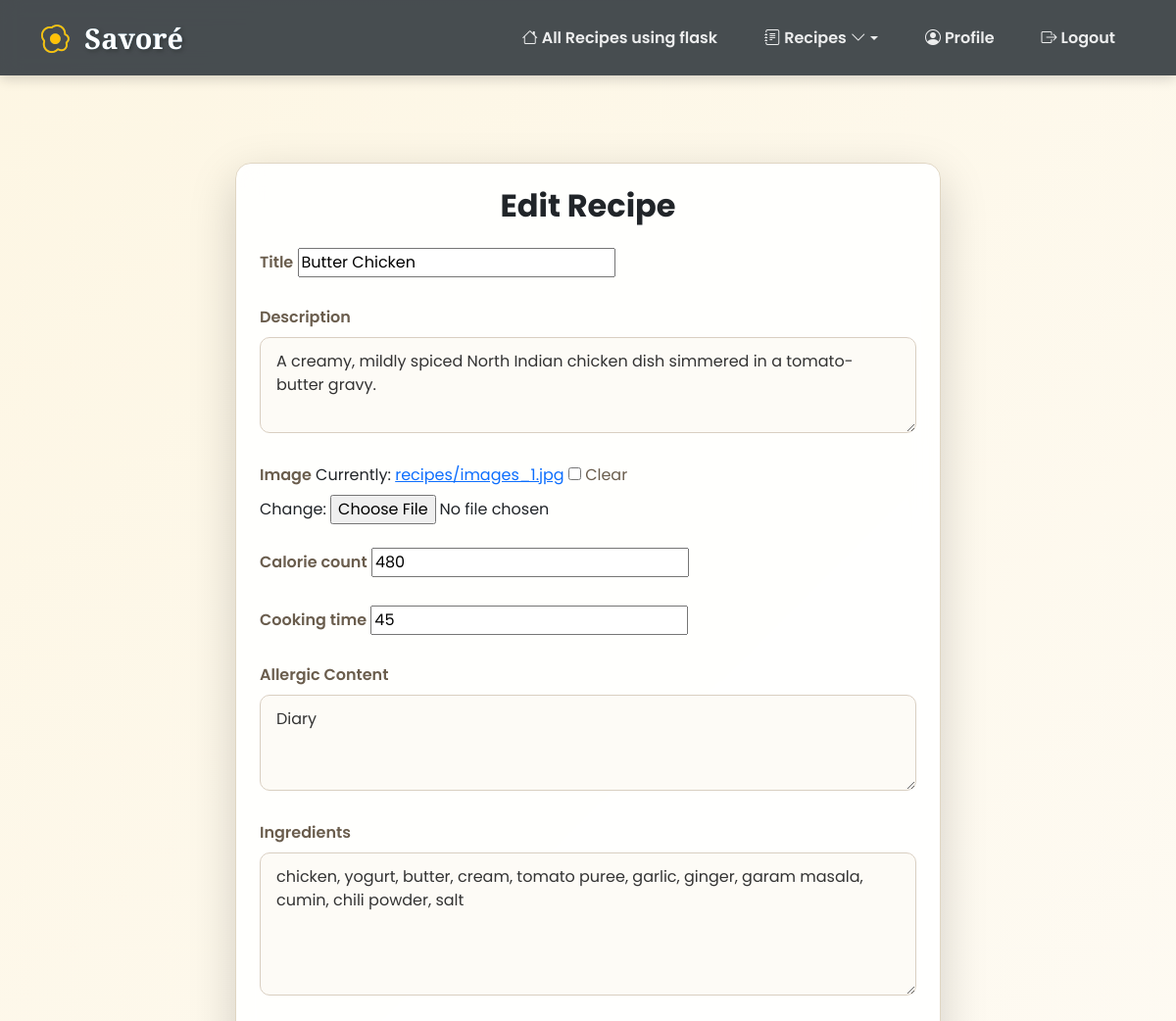
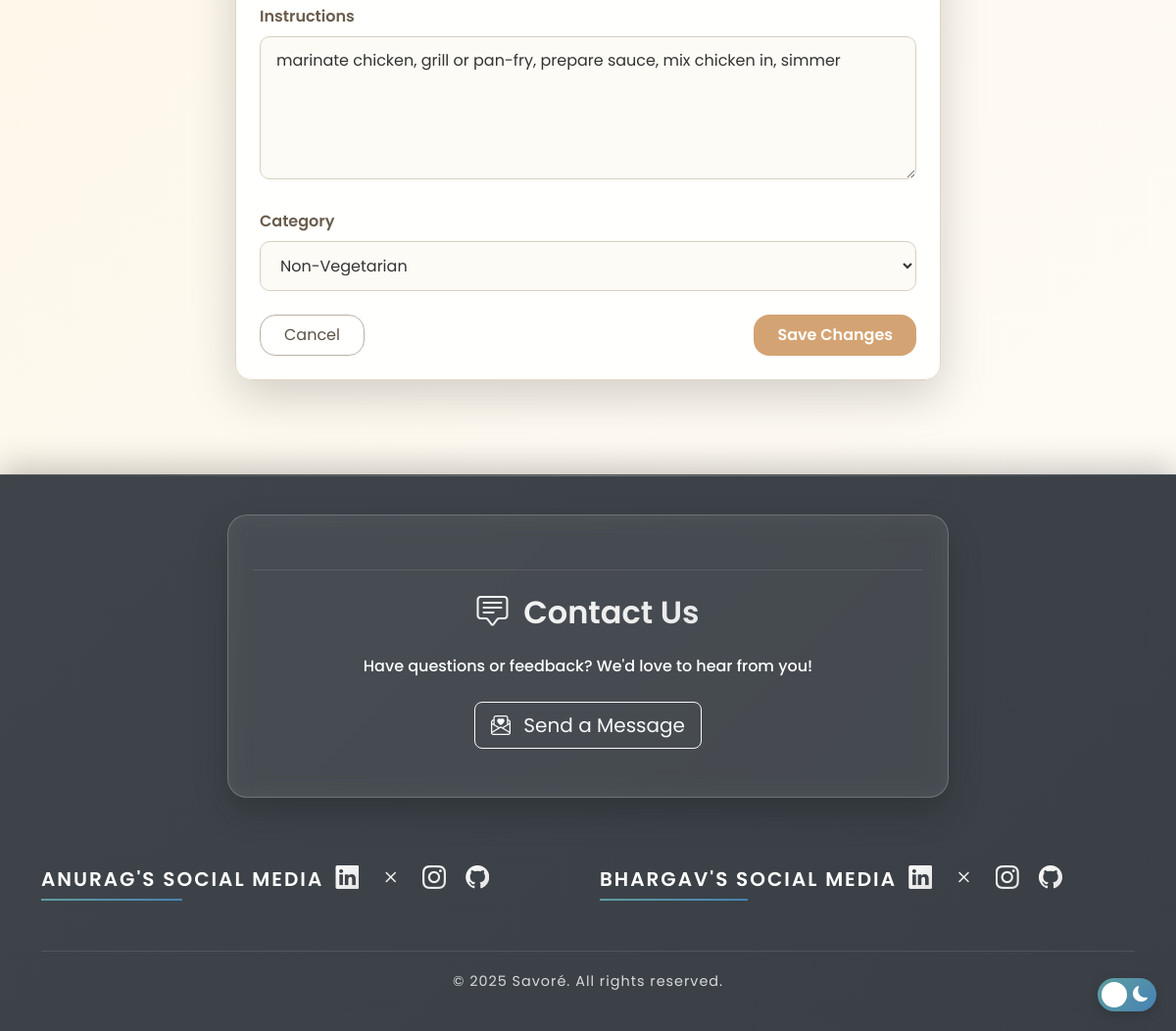
The page /recipe/3/edit/ (signed in) on the database its author committed (2 pictures, top to bottom).
### recipe_app/models.py (models this page shows, shortened)
class Recipe(models.Model):
    CATEGORY_CHOICES = [
        ('veg', 'Vegetarian'),
        ('nonveg', 'Non-Vegetarian'),
    ]
    user  = models.ForeignKey(CustomUser, on_delete=models.CASCADE, null=True)
    title = models.CharField(max_length=255)
    description = models.TextField()
    ingredients = models.TextField(help_text="Enter ingredients separated by commas")
    image = models.ImageField(upload_to='recipes/', blank=True, null=True)
    calorie_count = models.IntegerField(help_text="Calories in kcal")
    cooking_time = models.IntegerField(help_text="Time in minutes")
    allergic_content = models.CharField(max_length=255, blank=True, null=True)
    cooking_method = models.TextField(help_text="Enter steps separated by commas")
    category = models.CharField(
        max_length=10,
        choices=CATEGORY_CHOICES,
        default='veg',
        help_text="Select whether the recipe is Veg or Non-Veg"
    )
    created_by = models.ForeignKey(
        settings.AUTH_USER_MODEL,
        on_delete=models.CASCADE,
        related_name="recipes"
    )
    created_at = models.DateTimeField(auto_now_add=True)

### recipe_app/views.py (the view)
# urls.py: path('recipe/<int:pk>/edit/', recipe_update, name='recipe_update'),
@login_required
def recipe_update(request, pk):
    recipe = get_object_or_404(Recipe, pk=pk)
    if recipe.created_by != request.user and not request.user.is_staff and not request.user.is_superuser:
        return HttpResponseForbidden("You are not allowed to edit this recipe.")
    if request.method == 'POST':
        form = RecipeForm(request.POST, request.FILES, instance=recipe)
        if form.is_valid():
            form.save()
            return redirect('recipe_detail', pk=recipe.pk)
    else:
        form = RecipeForm(instance=recipe)
    return render(request, 'recipes/recipe_update.html', {
        'form': form,
        'recipe': recipe
    })

### recipe_app/templates/recipes/recipe_update.html (shortened to what this page needs)
{% extends "base.html" %}
{% block content %}
<div class="container py-5">
    <div class="row justify-content-center">
        <div class="col-lg-8 col-md-10 col-sm-12">
            <div class="form-box p-4 shadow-lg rounded-4">
                <div class="text-center mb-4">
                    <h2 class="fw-bold text-dark">Edit Recipe</h2>
                </div>
                <form method="post" enctype="multipart/form-data" class="needs-validation" novalidate>
                    {% for field in form %}
                    <div class="form-group mb-4 fade-in">
                        <label for="{{ field.id_for_label }}" class="form-label fw-semibold mb-2">
                            {{ field.label }}
                        </label>
                        {{ field }}
                    </div>
                    {% endfor %}
                    <div class="d-flex justify-content-between flex-wrap gap-3 mt-4">
                        <a href="{% url 'recipe_detail' recipe.pk %}" class="btn btn-outline-secondary px-4 py-2 rounded-4">
                            Cancel
                        </a>
                        <button type="submit" class="btn btn-submit px-4 py-2 rounded-4">
                            Save Changes
                        </button>
                    </div>
                </form>
            </div>
        </div>
    </div>
</div>
{% endblock %}

### recipe_app/templates/base.html (style rules this page uses)
:root { --primary-color: #5f9ea0; --secondary-color: #4682b4; --dark-color: #343a40; --light-color: #f8f9fa; --gradient-primary: linear-gradient(135deg, #5f9ea0 0%, #4682b4 100%); --gradient-secondary: linear-gradient(135deg, #f093fb 0%, #f5576c 100%); --shadow-sm: 0 2px 8px rgba(0, 0, 0, 0.1); --shadow-md: 0 4px 12px rgba(0, 0, 0, 0.15); --shadow-lg: 0 8px 24px rgba(0, 0, 0, 0.2); --card-bg: rgba(255, 255, 255, 0.95); --card-border: rgba(255, 255, 255, 0.2); --card-shadow: 0 15px 35px rgba(0, 0, 0, 0.3); }
body { font-family: 'Poppins', sans-serif; padding-top: 70px; background-color: var(--light-color); min-height: 100vh; display: flex; flex-direction: column; transition: all 0.5s ease; }

### recipe_app/templates/recipes/recipe_update.html (style rules this page uses)
body { background: linear-gradient(135deg, #fdf6e3, #fefcf9); font-family: 'Poppins', sans-serif; min-height: 100vh; margin: 0; }
.form-box { background: rgba(255, 255, 255, 0.9); backdrop-filter: blur(12px); border: 1px solid #e0d6c3; animation: slideUp 0.5s ease-out; border-radius: 1.5rem; transition: transform 0.3s ease, box-shadow 0.3s ease; }
.form-control, select, textarea { background-color: #fdfbf6; border: 1px solid #d9cfc1; border-radius: 10px; padding: 0.75rem 1rem; transition: border-color 0.3s ease, box-shadow 0.3s ease; width: 100%; color: #333; }
label { font-size: 1rem; color: #6a5d4d; }
.btn-submit { background-color: #d4a373; border: none; color: white; font-weight: 600; transition: 0.3s ease; }
.btn-outline-secondary { border: 1px solid #b8b2a2; color: #5b5244; }

### rows shown on the page
Recipe: form "Butter Chicken" "A creamy, mildly spiced North Indian chicken dish simmered in a tomato-butter gravy." "480" "45" "Diary" "chicken, yogurt, butter, cream, tomato puree, garlic, ginger, garam masala, cumin, chili powder, salt" "marinate chicken, grill or pan-fry, prepare sauce, mix chicken in, simmer" "Non-Vegetarian"

### other values the page prints
{{ field.label }} "Title" "Description" "Image" "Calorie count" "Cooking time" "Allergic Content" "Ingredients" "Instructions" "Category"
